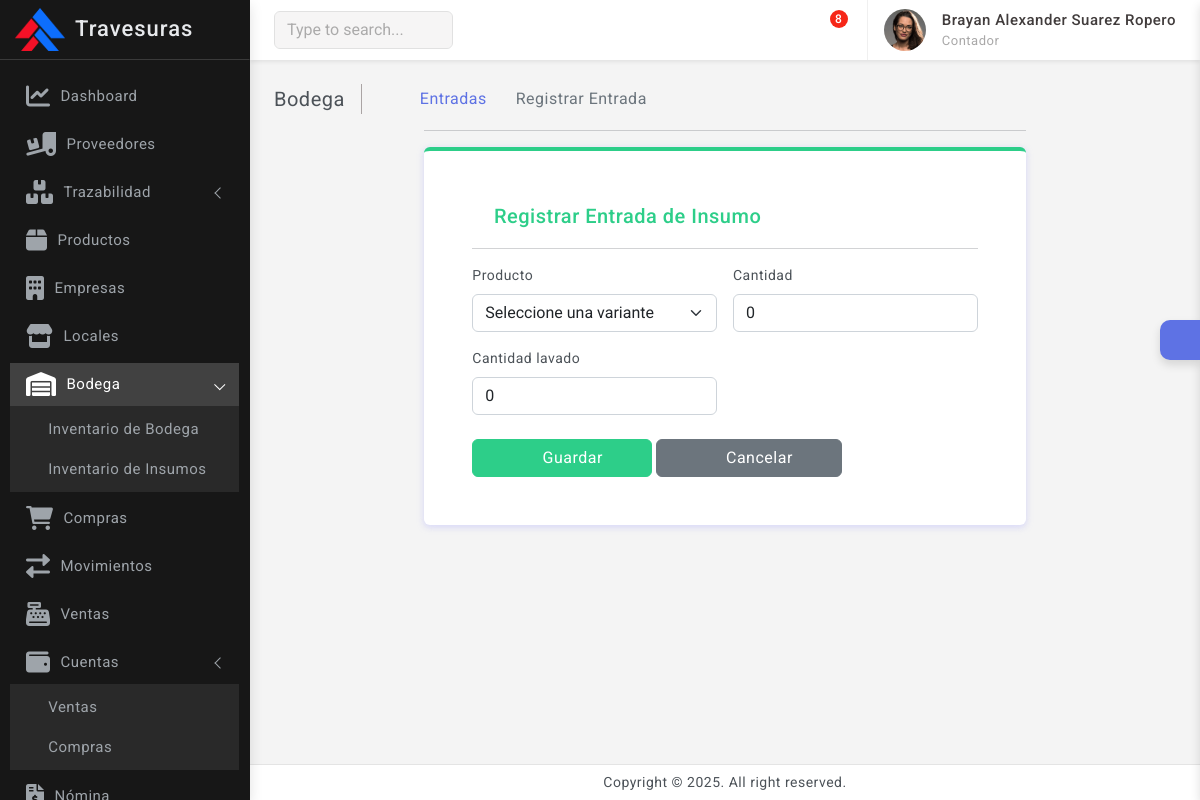
/bodega/entradas/crear/ (signed in), run on the app's committed database.
### empresas/models.py (models this page shows, shortened)
class Empresa(models.Model):
    razon_social            = models.CharField(max_length=100)
    nit                     = models.CharField(max_length=20, unique=True)
    telefono                = models.CharField(max_length=20, unique=True)
    correo                  = models.EmailField(max_length=100, unique=True)
    logo                    = models.ImageField(upload_to='empresas', blank=False, null=False)

### usuarios/models.py (models this page shows, shortened)
class PerfilUsuario(models.Model):
    usuario                             = models.OneToOneField(Usuario, on_delete=models.CASCADE)
    nombre                              = models.CharField(max_length=50)
    apellido                            = models.CharField(max_length=50)
    documento                           = models.IntegerField(unique=True)
    telefono                            = models.IntegerField(unique=True)
    cargo                               = models.ForeignKey(Cargo, on_delete=models.CASCADE, related_name="Cargo")
    def full_name(self):
        return f'{self.nombre} {self.apellido}'

class Cargo(models.Model):
    nombre  = models.CharField(max_length=50, unique=True)
    area    = models.ForeignKey(Area, on_delete=models.CASCADE, related_name="Area_relacionada")
    def __str__(self):
        return self.nombre

### Producto/models.py (models this page shows, shortened)
class ProductoVariante(models.Model):
    producto = models.ForeignKey(Producto, on_delete=models.CASCADE, related_name="variantes")
    color    = models.ForeignKey(Color, on_delete=models.CASCADE, related_name="variantes")
    talla    = models.ForeignKey(Talla, on_delete=models.CASCADE, related_name="variantes")
    diseno   = models.ForeignKey(Diseno, on_delete=models.CASCADE, null=True, blank=True, related_name="variantes")
    costo    = models.FloatField(default=0.0, help_text="Costo de adquisición del producto")
    precio_sugerido = models.FloatField(default=0.0, help_text="Precio sugerido de venta")
    class Meta:
        unique_together = ('producto', 'color', 'talla', 'diseno')
    def __str__(self):
        return f"{self.producto.referencia} - {self.color.nombre} - {self.talla.nombre} - {self.diseno.nombre if self.diseno else 'Sin diseño'}"

### bodega/views.py (the view)
# urls.py: path('entradas/crear/', views.crear_entrada, name='crear_entrada'),
@login_required
def crear_entrada(request):
    if request.method == 'POST':
        form = EntregaCorteForm(request.POST)
        if form.is_valid():
            entrada = form.save(commit=False)
            try:
                entrada.user_responsable = request.user.perfilusuario
            except PerfilUsuario.DoesNotExist:
                messages.error(request, "Este usuario no tiene un perfil asociado.")
                return redirect('entradas')
            entrada.save()
            messages.success(request, "Entrada registrada exitosamente.")
            return redirect('entradas')
    else:
        form = EntregaCorteForm()
    return render(request, 'bodega/form_entrada.html', {
        'form': form,
        'accion': 'Registrar'
    })

### bodega/forms.py
class EntregaCorteForm(forms.ModelForm):
    class Meta:
        model = EntregaCorte
        fields = ['producto', 'cantidad', 'cantidad_lavado']
    def __init__(self, *args, **kwargs):
        super().__init__(*args, **kwargs)
        for field in self.fields.values():
            field.widget.attrs.update({'class': 'form-control'})
        self.fields['producto'].empty_label = "Seleccione una variante"
        self.fields['producto'].widget.attrs.update({'class': 'form-select'})

### notificaciones/context_processors.py (called while the page is built)
def notificaciones_context(request):
    if request.user.is_authenticated:
        notificaciones = Notificacion.objects.filter(user=request.user, leida=False).order_by('-fecha_creacion')
    else:
        notificaciones = []
    return {'notificaciones': notificaciones}

### outfitcore/context_processors.py (called while the page is built)
def global_context(request):
    user = None
    perfil = None
    contrato = None
    empresas = None
    if request.user.is_authenticated:
        user = request.user
        perfil = PerfilUsuario.objects.filter(usuario=request.user).first()
        if perfil:
            contrato = Contrato.objects.filter(perfil=perfil).first()
    empresas = Empresa.objects.all
    empresa_id = request.session.get('empresa_id')
    empresa_activa = None
    if empresa_id:
        empresa_activa = Empresa.objects.filter(id=empresa_id).first()
    return {
        'perfil': perfil,
        'user': user,
        'contrato': contrato,
        'empresas': empresas,
        'empresa_id': empresa_id,
        'empresa_activa': empresa_activa,
    }

### templates/bodega/form_entrada.html (shortened to what this page needs)
{% extends 'base.html' %}
{% block content %}
<div class="page-wrapper">
    <div class="page-content">
        <div class="page-breadcrumb d-none d-sm-flex align-items-center mb-3">
            <div class="breadcrumb-title pe-3">Bodega</div>
            <div class="ps-3">
                <nav aria-label="breadcrumb">
                    <ol class="breadcrumb mb-0 p-0">
                        <li class="breadcrumb-item"><a href="{% url 'home' %}"><i class="bx bx-home-alt"></i></a></li>
                        <li class="breadcrumb-item"><a href="{% url 'entradas' %}">Entradas</a></li>
                        <li class="breadcrumb-item active" aria-current="page">{{ accion }} Entrada</li>
                    </ol>
                </nav>
            </div>
        </div>
        <div class="col-xl-8 mx-auto">
            <hr />
            <div class="card border-top border-0 border-4 border-success">
                <div class="card-body p-5">
                    <div class="card-title d-flex align-items-center">
                        <div><i class="bx bx-log-in-circle me-1 font-22 text-success"></i></div>
                        <h5 class="mb-0 text-success">{{ accion }} Entrada de Insumo</h5>
                    </div>
                    <hr>
                    <form method="POST" class="row g-3 needs-validation" novalidate>
                        {% for field in form %}
                            <div class="col-md-6">
                                <label for="{{ field.id_for_label }}" class="form-label">{{ field.label }}</label>
                                {{ field }}
                            </div>
                        {% endfor %}
                        <div class="col-12 mt-4">
                            <button type="submit" class="btn btn-success px-5">
                                <i class="bx bx-save"></i> Guardar
                            </button>
                            <a href="{% url 'entradas' %}" class="btn btn-secondary px-5">
                                <i class="bx bx-arrow-back"></i> Cancelar
                            </a>
                        </div>
                    </form>
                </div>
            </div>
        </div>
    </div>
</div>
{% endblock %}

### templates/includes/dashboard_sidebar.html (shortened to what this page needs)
{% load static %}
<div class="sidebar-wrapper" data-simplebar="true">
    <div class="sidebar-header">
        {% if empresa_activa %}
            <div>
                <img src="{{ empresa_activa.logo.url }}" class="logo-icon" alt="logo icon">
            </div>
            <div>
                <h4 class="logo-text">{{ empresa_activa.razon_social }}</h4>
            </div>
            <div class="toggle-icon ms-auto"><i class='bx bx-arrow-to-left'></i>
            </div>
        {% else %}
            <div>
                <h4 class="logo-text">Administrador</h4>
            </div>
            <div class="toggle-icon ms-auto"><i class='bx bx-arrow-to-left'></i>
            </div>
        {% endif %}
    </div>
    <ul class="metismenu" id="menu">
        <li>
            <a href="{% url 'home' %}">
                <div class="parent-icon"><i class='fas fa-chart-line'></i></div>
                <div class="menu-title">Dashboard</div>
            </a>
        </li>
        <li>
            <a href="{% url 'proveedores' %}">
                <div class="parent-icon"><i class="fas fa-truck-loading"></i>
                </div>
                <div class="menu-title">Proveedores</div>
            </a>
        </li>
        {% with request.path as path %}
        <li class="{% if '/trazabilidad/' in path %}mm-active{% endif %}">
            <a href="#" class="has-arrow" aria-expanded="{% if '/trazabilidad/' in path %}true{% else %}false{% endif %}">
                <div class="parent-icon"><i class='fas fa-boxes'></i></div>
                <div class="menu-title">Trazabilidad</div>
            </a>
        </li>
        {% endwith %}
        {% with request.path as path %}
        <li class="{% if '/productos/' in path %}mm-active{% endif %}">
            <a href="{% url 'productos' %}">
                <div class="parent-icon"><i class='fas fa-box'></i>
                </div>
                <div class="menu-title">Productos</div>
            </a>
        </li>
        {% endwith %}
        {% with request.path as path %}
        <li class="{% if '/empresas/' in path %}mm-active{% endif %}">
            <a href="{% url 'empresas' %}">
                <div class="parent-icon"><i class='fas fa-building'></i>
                </div>
                <div class="menu-title">Empresas</div>
            </a>
        </li>
        {% endwith %}
        {% with request.path as path %}
        <li class="{% if '/locales/' in path %}mm-active{% endif %}">
            <a href="{% url 'locales' %}">
                <div class="parent-icon"><i class='fas fa-store'></i>
                </div>
                <div class="menu-title">Locales</div>
            </a>
        </li>
        {% endwith %}
        {% with request.path as path %}
        <li class="{% if '/bodega/' in path %}mm-active{% endif %}">
            <a href="#" class="has-arrow" aria-expanded="{% if '/bodega/' in path %}true{% else %}false{% endif %}">
                <div class="parent-icon"><i class='fas fa-warehouse'></i>
                </div>
                <div class="menu-title">Bodega</div>
            </a>
            <ul class="{% if '/bodega/' in path %}mm-collapse mm-show{% else %}mm-collapse{% endif %}">
                <li class="{% if '/bodega/inventario/' in path %}active mm-active{% endif %}">
                    <a href="{% url 'inventario_bodega' %}"><i class="bx bx-right-arrow-alt"></i>Inventario de Bodega</a>
                </li>
                <li class="{% if '/bodega/inventario-insumos/' in path %}active mm-active{% endif %}">
                    <a href="{% url 'inventario_insumos' %}"><i class="bx bx-right-arrow-alt"></i>Inventario de Insumos</a>
                </li>
            </ul>
        </li>
        {% endwith %}
        <li>
            <a href="#">
                <div class="parent-icon"><i class="fas fa-shopping-cart"></i>
                </div>
                <div class="menu-title">Compras</div>
            </a>
        </li>
        <li>
            <a href="#">
                <div class="parent-icon"> <i class="fas fa-exchange-alt"></i>
                </div>
                <div class="menu-title">Movimientos</div>
            </a>
        </li>
        <li>
            <a href="{% url 'lista_ventas' %}">
                <div class="parent-icon"><i class='fas fa-cash-register'></i>
                </div>
                <div class="menu-title">Ventas</div>
            </a>
        </li>
        <li>
            <a href="#" class="has-arrow">
                <div class="parent-icon"><i class="fas fa-wallet"></i>
                </div>
                <div class="menu-title">Cuentas</div>
            </a>
            <ul>
                <li> <a href="{% url 'ventas' %}"><i class="bx bx-right-arrow-alt"></i>Ventas</a> </li>
                <li> <a href="{% url 'compras' %}"><i class="bx bx-right-arrow-alt"></i>Compras</a> </li>
            </ul>
        </li>
        <li>
            <a href="{% url 'nomina' %}">
                <div class="parent-icon"><i class="fas fa-file-invoice-dollar"></i>
                </div>
                <div class="menu-title">Nómina</div>
            </a>
        </li>
    </ul>
</div>

### templates/includes/navbar.html (shortened to what this page needs)
{% load static %}
<header>
    <div class="topbar d-flex align-items-center">
        <nav class="navbar navbar-expand">
            <div class="search-bar flex-grow-1">
                <div class="position-relative search-bar-box">
                    <input type="text" class="form-control search-control" placeholder="Type to search..."> <span class="position-absolute top-50 search-show translate-middle-y"><i class='bx bx-search'></i></span>
                </div>
            </div>
            <div class="top-menu ms-auto">
                <ul class="navbar-nav align-items-center">
                    <li class="nav-item dropdown dropdown-large">
                        <a class="nav-link dropdown-toggle dropdown-toggle-nocaret" href="#" role="button" data-bs-toggle="dropdown" aria-expanded="false">	<i class='bx bx-category'></i>
                        </a>
                    </li>
                    <li class="nav-item dropdown dropdown-large">
                        <a class="nav-link dropdown-toggle dropdown-toggle-nocaret position-relative" href="#" role="button" data-bs-toggle="dropdown" aria-expanded="false">
                            <i class='bx bx-bell'></i>
                        </a>
                    </li>
                    <li class="nav-item dropdown dropdown-large">
                        <a class="nav-link dropdown-toggle dropdown-toggle-nocaret position-relative" href="#" role="button" data-bs-toggle="dropdown" aria-expanded="false"> <span class="alert-count">8</span>
                            <i class='bx bx-comment'></i>
                        </a>
                    </li>
                </ul>
            </div>
            <div class="user-box dropdown">
                <a class="d-flex align-items-center nav-link dropdown-toggle dropdown-toggle-nocaret" href="#" role="button" data-bs-toggle="dropdown" aria-expanded="false">
                    <img src="{% static 'images/avatars/avatar-2.png' %}" class="user-img" alt="user avatar">
                    <div class="user-info ps-3">
                        <p class="user-name mb-0"> {{perfil.full_name}} </p>
                        <p class="designattion mb-0">{{perfil.cargo}}</p>
                    </div>
                </a>
            </div>
        </nav>
    </div>
</header>

### outfitcore/static/css/semi-dark.css (style rules this page uses)
html.semi-dark .sidebar-wrapper { background: #171717; border-right: 1px solid #e4e4e400 }
html.semi-dark .sidebar-wrapper .sidebar-header { background: #171717; border-right: 1px solid #e4e4e400; border-bottom: 1px solid rgb(255 255 255 / 15%) }
html.semi-dark .sidebar-wrapper .sidebar-header .logo-text { color: #e7e9ec }
html.semi-dark .sidebar-wrapper .sidebar-header .toggle-icon { color: #e7e9ec }
html.semi-dark .sidebar-wrapper .metismenu a { color: #9ea4aa }
html.semi-dark .sidebar-wrapper .metismenu .mm-active>a, html.semi-dark .sidebar-wrapper .metismenu a:active, html.semi-dark .sidebar-wrapper .metismenu a:focus, html.semi-dark .sidebar-wrapper .metismenu a:hover { color: #fff; text-decoration: none; background: rgb(255 255 255 / 18%) }
html.semi-dark .sidebar-wrapper .metismenu ul { border: 1px solid #ffffff00; background: rgb(255 255 255 / 8%) }

### data on the page
Empresa: logo (picture), razon_social "Travesuras"
PerfilUsuario: full_name "Brayan Alexander Suarez Ropero", cargo "Contador"
ProductoVariante: form "Seleccione una variante"

### other printed values
{{ accion }} "Registrar"
{{ field.label }} "Producto" "Cantidad" "Cantidad lavado"
